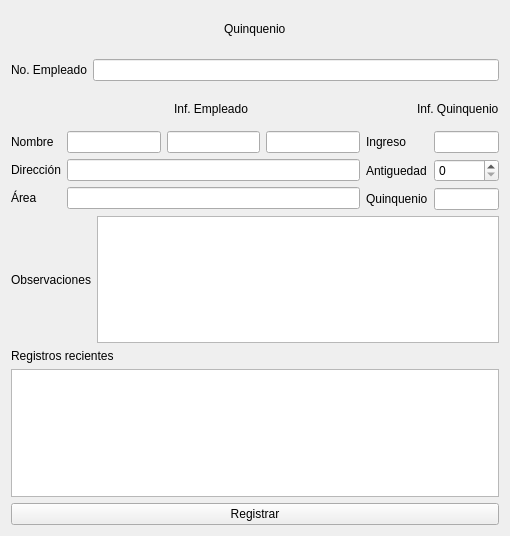
<?xml version="1.0" encoding="UTF-8"?>
<ui version="4.0">
 <class>Form</class>
 <widget class="QWidget" name="Form">
  <property name="geometry">
   <rect>
    <x>0</x>
    <y>0</y>
    <width>510</width>
    <height>536</height>
   </rect>
  </property>
  <property name="windowTitle">
   <string>Form</string>
  </property>
  <layout class="QGridLayout" name="gridLayout_2">
   <item row="3" column="0">
    <layout class="QFormLayout" name="q_emp_layout">
     <item row="1" column="0">
      <widget class="QLabel" name="direccion_label">
       <property name="text">
        <string>Dirección</string>
       </property>
      </widget>
     </item>
     <item row="1" column="1">
      <widget class="QLineEdit" name="direccion_input"/>
     </item>
     <item row="2" column="0">
      <widget class="QLabel" name="area_label">
       <property name="text">
        <string>Área</string>
       </property>
      </widget>
     </item>
     <item row="2" column="1">
      <widget class="QLineEdit" name="area_input"/>
     </item>
     <item row="0" column="0">
      <widget class="QLabel" name="nombre_label">
       <property name="text">
        <string>Nombre</string>
       </property>
      </widget>
     </item>
     <item row="0" column="1">
      <layout class="QHBoxLayout" name="horizontalLayout">
       <item>
        <widget class="QLineEdit" name="aPaterno_input"/>
       </item>
       <item>
        <widget class="QLineEdit" name="aMaterno_input"/>
       </item>
       <item>
        <widget class="QLineEdit" name="nombre_input">
         <property name="text">
          <string/>
         </property>
        </widget>
       </item>
      </layout>
     </item>
    </layout>
   </item>
   <item row="3" column="1">
    <layout class="QGridLayout" name="q_inf_layout">
     <item row="1" column="1">
      <widget class="QSpinBox" name="antiguedad_input"/>
     </item>
     <item row="2" column="0">
      <widget class="QLabel" name="quinquenio_label">
       <property name="text">
        <string>Quinquenio</string>
       </property>
      </widget>
     </item>
     <item row="0" column="1">
      <widget class="QLineEdit" name="ingreso_input">
       <property name="text">
        <string/>
       </property>
      </widget>
     </item>
     <item row="1" column="0">
      <widget class="QLabel" name="antiguedad_label">
       <property name="text">
        <string>Antiguedad</string>
       </property>
      </widget>
     </item>
     <item row="0" column="0">
      <widget class="QLabel" name="ingreso_label">
       <property name="text">
        <string>Ingreso</string>
       </property>
      </widget>
     </item>
     <item row="2" column="1">
      <widget class="QLineEdit" name="quinquenio_input">
       <property name="text">
        <string/>
       </property>
      </widget>
     </item>
    </layout>
   </item>
   <item row="2" column="0" colspan="2">
    <layout class="QHBoxLayout" name="q_tag_layout">
     <property name="topMargin">
      <number>6</number>
     </property>
     <property name="rightMargin">
      <number>0</number>
     </property>
     <property name="bottomMargin">
      <number>6</number>
     </property>
     <item>
      <spacer name="horizontalSpacer_4">
       <property name="orientation">
        <enum>Qt::Horizontal</enum>
       </property>
       <property name="sizeHint" stdset="0">
        <size>
         <width>40</width>
         <height>20</height>
        </size>
       </property>
      </spacer>
     </item>
     <item>
      <widget class="QLabel" name="inf_emp_label">
       <property name="text">
        <string>Inf. Empleado</string>
       </property>
      </widget>
     </item>
     <item>
      <spacer name="horizontalSpacer_3">
       <property name="orientation">
        <enum>Qt::Horizontal</enum>
       </property>
       <property name="sizeHint" stdset="0">
        <size>
         <width>40</width>
         <height>20</height>
        </size>
       </property>
      </spacer>
     </item>
     <item>
      <widget class="QLabel" name="inf_quin_label">
       <property name="text">
        <string>Inf. Quinquenio</string>
       </property>
      </widget>
     </item>
    </layout>
   </item>
   <item row="1" column="0" colspan="2">
    <layout class="QFormLayout" name="q_no_emp_layout">
     <property name="topMargin">
      <number>6</number>
     </property>
     <property name="bottomMargin">
      <number>6</number>
     </property>
     <item row="0" column="0">
      <widget class="QLabel" name="no_emp_label">
       <property name="text">
        <string>No. Empleado</string>
       </property>
      </widget>
     </item>
     <item row="0" column="1">
      <widget class="QLineEdit" name="no_emp_input"/>
     </item>
    </layout>
   </item>
   <item row="0" column="0" colspan="2">
    <layout class="QHBoxLayout" name="q_title_label">
     <property name="leftMargin">
      <number>4</number>
     </property>
     <property name="topMargin">
      <number>8</number>
     </property>
     <property name="rightMargin">
      <number>4</number>
     </property>
     <property name="bottomMargin">
      <number>8</number>
     </property>
     <item>
      <spacer name="horizontalSpacer">
       <property name="orientation">
        <enum>Qt::Horizontal</enum>
       </property>
       <property name="sizeHint" stdset="0">
        <size>
         <width>40</width>
         <height>20</height>
        </size>
       </property>
      </spacer>
     </item>
     <item>
      <widget class="QLabel" name="title_qinquenio_label">
       <property name="text">
        <string>Quinquenio</string>
       </property>
      </widget>
     </item>
     <item>
      <spacer name="horizontalSpacer_2">
       <property name="orientation">
        <enum>Qt::Horizontal</enum>
       </property>
       <property name="sizeHint" stdset="0">
        <size>
         <width>40</width>
         <height>20</height>
        </size>
       </property>
      </spacer>
     </item>
    </layout>
   </item>
   <item row="4" column="0" colspan="2">
    <layout class="QHBoxLayout" name="q_observ_layout">
     <item>
      <widget class="QLabel" name="observ_label">
       <property name="text">
        <string>Observaciones</string>
       </property>
      </widget>
     </item>
     <item>
      <widget class="QTextEdit" name="observ_input"/>
     </item>
    </layout>
   </item>
   <item row="5" column="0" colspan="2">
    <layout class="QVBoxLayout" name="q_table_layout">
     <item>
      <widget class="QLabel" name="table_label">
       <property name="text">
        <string>Registros recientes</string>
       </property>
      </widget>
     </item>
     <item>
      <widget class="QTableWidget" name="table_display"/>
     </item>
    </layout>
   </item>
   <item row="6" column="0" colspan="2">
    <widget class="QPushButton" name="q_registrar_btn">
     <property name="text">
      <string>Registrar</string>
     </property>
    </widget>
   </item>
  </layout>
 </widget>
 <resources/>
 <connections/>
</ui>
